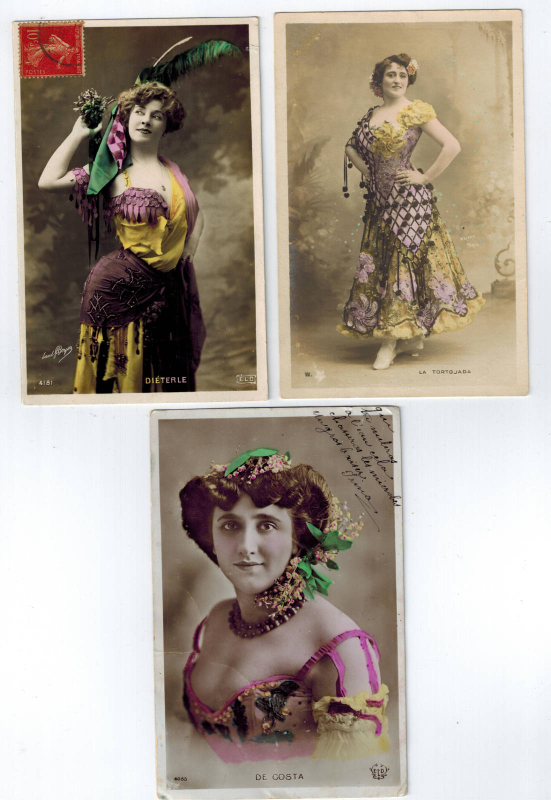
#> input picture image.jpg, 1102 x 1600 px (shown at 1/2 size); its folder holds only this picture in this run
$ python -i split.py   (imports and definitions only)   (older library calls are emulated)
#> lines starting #> are read from the running program, lines starting #| are printed output that depends on the picture; after the words box and inside, x2 and y2 are one past the last pixel; in counts of white or black regions, pixels touching at a corner belong together
#!/usr/local/bin/python
import os
import cv2, imutils
import numpy as np

# sequence number for file naming
seq = 0

def rotate_image(image, center, angle):
    rot_mat = cv2.getRotationMatrix2D(center, angle, 1.0)
    result = cv2.warpAffine(image, rot_mat, image.shape[1::-1], flags=cv2.INTER_LINEAR)
    return result

def processFile(filePath):
#> called with filePath = 'image.jpg'
    print("processing "+filePath)
    global seq
    #cv2.namedWindow('image', cv2.WINDOW_NORMAL)

    image = cv2.imread(filePath)
#> image is the input picture: shape (1600, 1102, 3); mean B, G, R 149.2, 160.5, 171.4
    #image = imutils.resize(image, height = 1000)

    # convert to gray
    gray = cv2.cvtColor(image, cv2.COLOR_BGR2GRAY)
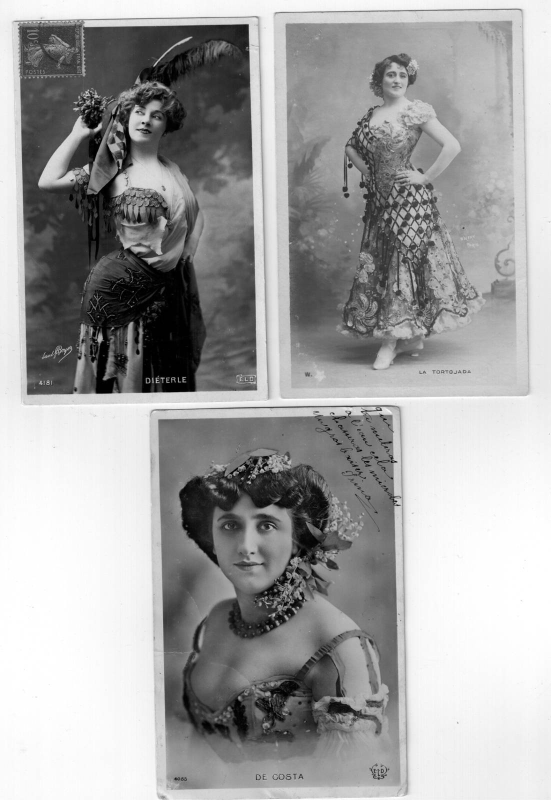
#> gray: shape (1600, 1102) (shown at 1/2 size); min 0, max 255, mean 162.5
    gray = cv2.GaussianBlur(gray, (5, 5), 0)

    # canny edge detector
    ret, th = cv2.threshold(gray,220,235,1)
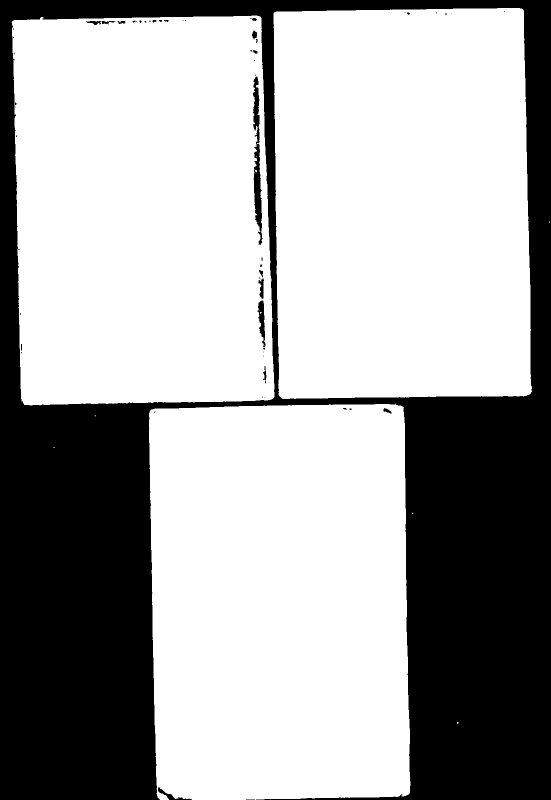
#> th: shape (1600, 1102) (shown at 1/2 size); values 0 (black) and 235 (white), 66.5% white; 57 black regions (40 under 20 px), largest, box (x1, y1, x2, y2) and area: (0, 0, 1102, 1600) 585847, (506, 153, 525, 490) 3108, (515, 601, 531, 694) 762
    edged = cv2.Canny(th, 25, 200)
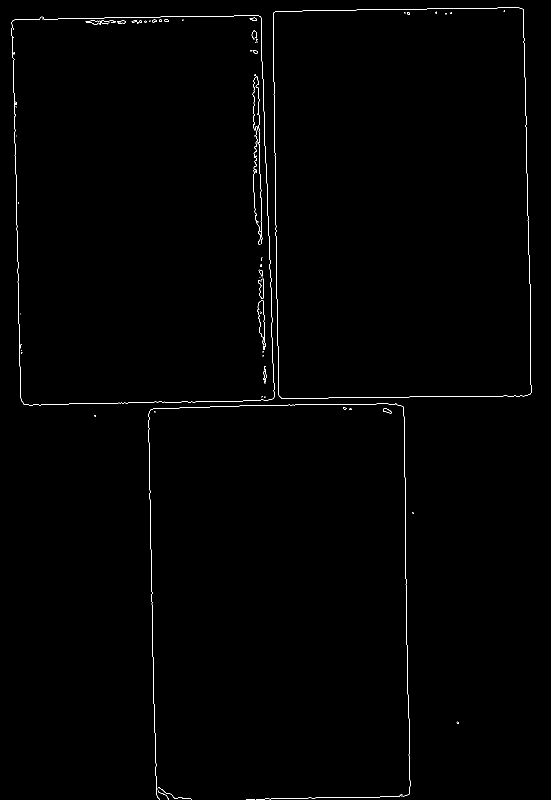
#> edged: shape (1600, 1102) (shown at 1/2 size); 0.54% white in thin lines or dots

    # find contours
    cnts, hierarchy = cv2.findContours(edged.copy(), cv2.RETR_TREE,   cv2.CHAIN_APPROX_SIMPLE)
#> cnts = 112 contours, 93 with area under 20; largest, box (x1, y1, x2, y2) and area: (546, 15, 1064, 798) 390493, (546, 15, 1064, 798) 390484, (171, 41, 202, 50) 144, (171, 41, 202, 50) 136, (766, 816, 783, 827) 90
    cnts = sorted(cnts, key = cv2.contourArea, reverse = True)

    # already processed image centers
    processed = set()

    # process each possible photo
    for c in cnts:
        # extract tuple with (center, dimensions, angle)
        rect = cv2.minAreaRect(c)

        image_center = rect[0]
        int_image_center = (int(image_center[0]), int(image_center[1]))

        # ignore this rect if already processed
        if int_image_center in processed: continue
        else: processed.add(int_image_center)

        # extract box
        box = cv2.cv.BoxPoints(rect) if imutils.is_cv2() else cv2.boxPoints(rect)
        box = np.array(box, dtype="int")

        # ignore small elements
        if cv2.contourArea(box) < 1000000: continue

        print("\t"+str(image_center))

        image_width = int(rect[1][1])
        image_height = int(rect[1][0])

        # images turned a little to the right are corrected
        angle = rect[2]
        if angle < 45:
            angle = 90+angle
            image_width = int(rect[1][0])
            image_height = int(rect[1][1])

        rotated = rotate_image(image, image_center, angle-90)

        corrected_rect = (rect[0], rect[1], -90)
        corrected_box = cv2.cv.BoxPoints(corrected_rect) if imutils.is_cv2() else cv2.boxPoints(corrected_rect)
        corrected_box = np.array(corrected_box, dtype="int")

        # draw green square around image
        #cv2.drawContours(rotated, [corrected_box], -1, (0, 255, 0), 2)

        y_origin = int(image_center[1] - image_height/2)
        x_origin = int(image_center[0] - image_width/2)

        # draw first corner
        #cv2.circle(image, (x_origin, y_origin), 6, (255,0,0), -1)

        crop_img = rotated[y_origin:y_origin+image_height, x_origin:x_origin+image_width]
        #cv2.imshow("image", crop_img)
        ##cv2.imshow("Image", rotated)
        #cv2.waitKey(0)
        cv2.imwrite("images/image"+str(seq)+".jpg", crop_img)
        clahe = cv2.createCLAHE(clipLimit=2.0, tileGridSize=(8,8))


        # [10 lines of commented-out code are left out]

        seq += 1
#> this loop made 112 passes
#> (rect, int_image_center, box) on passes 1, 5, 7, 12, 13, 17: (((803.6, 406.7), (507.7, 778.1), -0.886), (803, 406), [[555, 799], [543, 21], [1051, 13], [1063, 791]]), (((774.4, 820.9), (7.76, 17.22), -75.96), (774, 820), [[781, 826], [765, 822], [767, 815], [783, 819]]), (((242.5, 44), (6, 15), -90), (242, 44), [[250, 47], [235, 47], [235, 41], [250, 41]]), (((510, 103.2), (5.38, 8.85), -71.57), (509, 103), [[513, 107], [504, 104], [506, 99], [515, 102]]), (((308, 41.5), (5, 8), -90), (308, 41), [[312, 44], [304, 44], [304, 39], [312, 39]]), (((514.5, 379.5), (15.11, 215.2), -1.25), (514, 379), [[509, 487], [504, 272], [519, 271], [524, 486]])
#> (rect, int_image_center) on passes 2, 6, 8, 14, 19, 22: (((803.6, 406.7), (507.7, 778.1), -0.886), (803, 406)), (((774.3, 820.8), (7.54, 17.01), -74.74), (774, 820)), (((242.5, 44), (6, 15), -90), (242, 44)), (((308.3, 41.75), (6.36, 5.66), -45), (308, 41)), (((268, 42.5), (3, 10), -90), (268, 42)), (((320.5, 41), (4, 5), -90), (320, 41))
#> after the loop, processed = 92 items; seq = 0

    #cv2.imshow("Image", image)
    #cv2.waitKey(0)

def processDirectory(path):
    directory = os.fsencode(path)

    for file in sorted(os.listdir(directory), key=len):
        filename = os.fsdecode(file)
        if filename.endswith(".jpg") or filename.endswith(".jpeg"):
            processFile(os.path.join(path, filename))
            #print(os.path.join(path, filename))
        else:
            continue

# [1 line not run here, left out]

#processFile(/Volumes/crypto/et_photos/scanned/Scan.jpeg)

>>> result = processFile('image.jpg')
